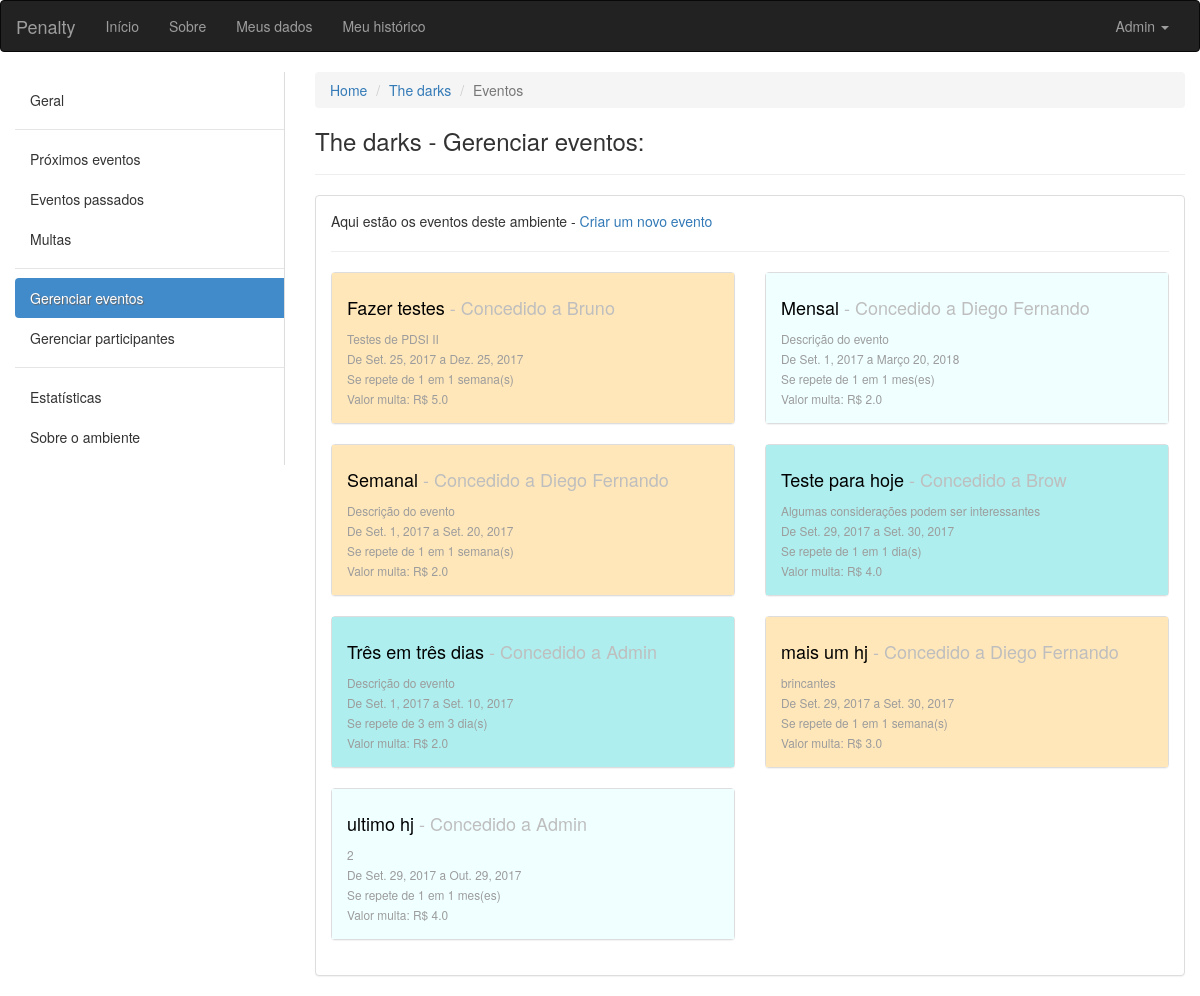
/ambiente/2/eventos/ (signed in), run on the app's committed database.
### ambiente/models.py (models this page shows, shortened)
class Ambiente(models.Model):
	nome = models.CharField(max_length=100, verbose_name='Nome', null=False, blank=False)
	descricao = models.CharField(max_length=100, verbose_name='Descrição', null=True, blank=False)
	endereco = models.CharField(max_length=150, verbose_name='Endereço', null=True, blank=False)
	criador = models.ForeignKey(User, verbose_name='Criador', null=False, blank=False, related_name='+')
	data_criacao = models.DateTimeField(default=timezone.now)
	participantes = models.ManyToManyField(User, verbose_name='Participantes', blank=True, related_name='+')
	def listar_eventos_agregados(self):
		return Evento.objects.filter(ambiente=self.pk).values('nome', 'criador', 'responsavel', 'descricao', 'data_inicio', 'data_fim', 'quantidade_intervalos_repeticao', 'valor_multa', 'intervalo', 'id_agrupador').annotate(dcount=Count('id_agrupador'))

class Evento(models.Model):
	INTERVALOS = (
        ('D', 'Dias'),
        ('S', 'Semanas'),
        ('M', 'Meses'),
    )
	nome = models.CharField(max_length=100, verbose_name='Nome', null=False, blank=False)
	descricao = models.CharField(max_length=100, verbose_name='Descrição', null=True, blank=False)
	criador = models.ForeignKey(User, verbose_name='Criador', null=False, blank=False, related_name='+', default=1)
	responsavel = models.ForeignKey(User, verbose_name='Responsavel pela tarefa', null=False, blank=False, related_name='+', default=1)
	ambiente = models.ForeignKey(Ambiente, verbose_name='Ambiente', null=False, blank=False, related_name='+')
	data_inicio = models.DateField(default=date.today)
	data_fim = models.DateField(verbose_name='Data de término')
	dia_evento = models.DateField()
	id_agrupador = models.IntegerField()
	valor_multa = models.FloatField(verbose_name='Valor da multa', blank=False, default=2.0)
	quantidade_intervalos_repeticao = models.IntegerField(verbose_name='Se repete em')
	intervalo = models.CharField(max_length=40, choices=INTERVALOS, null=False, blank=False)
	solicitacao_de_validacao = models.BooleanField(default=False)
	momento_da_solicitacao = models.DateTimeField(blank=True, null=True)

### ambiente/views.py (the view)
# urls.py: url(r'^(?P<pk>[0-9]+)/eventos/$', views.eventos, name='eventos'),
def eventos(request, pk):
	ambiente = get_object_or_404(Ambiente, pk=pk)
	get_object_or_404(ambiente.participantes, pk=request.user.pk)
	return render(request, 'eventos_ambiente.html', {'ambiente':ambiente, 'eventos':ambiente.listar_eventos_agregados()})

### ambiente/templatetags/aux_tags.py (called while the page is built)
@register.filter(name='typedata')
def typedata(value):
	if value == "D":
		return "dia(s)"
	elif value == "S":
		return "semana(s)"
	return "mes(es)"

@register.filter(name='firstnameaux')
def firstnameaux(value):
	return User.objects.get(pk=value).first_name

### ambiente/templates/eventos_ambiente.html (shortened to what this page needs)
{% extends "base.html" %}
{% load aux_tags %}
{% block conteudo %}
<div class="container-fluid">
	<div class="row">
		<div class="col-sm-3">
		    <nav class="nav-sidebar">
		        <ul class="nav">
		            <li><a href="{% url 'ambiente:ambiente' ambiente.pk %}">Geral</a></li>
		            <li class="nav-divider"></li>
		            <li><a href="{% url 'ambiente:proximos_eventos' ambiente.pk %}">Próximos eventos</a></li>
		            <li><a href="{% url 'ambiente:eventos_passados' ambiente.pk %}">Eventos passados</a></li>
		            <li><a href="{% url 'ambiente:eventos_multados' ambiente.pk %}">Multas</a></li>
		            <li class="nav-divider"></li>
		            <li class="active"><a href="{% url 'ambiente:eventos' ambiente.pk %}">Gerenciar eventos</a></li>
		            <li><a href="{% url 'ambiente:participantes' ambiente.pk %}">Gerenciar participantes</a></li>
		            <li class="nav-divider"></li>
		            <li><a href="javascript:;">Estatísticas</a></li>
		            <li><a href="javascript:;">Sobre o ambiente</a></li>
		        </ul>
		    </nav>
		</div>
	<div class="col-sm-9">
		<ol class="breadcrumb">
		  <li><a href="#">Home</a></li>
		  <li><a href="{% url 'ambiente:ambiente' ambiente.pk %}">{{ ambiente.nome }}</a></li>
		  <li class="active">Eventos</li>
		</ol>
		<h3>{{ ambiente.nome }} - Gerenciar eventos:</h3>
		<hr>
		<div class="panel panel-default">
		  <div class="panel-body">
		  <p>Aqui estão os eventos deste ambiente - <a href="{% url 'ambiente:novoevento' ambiente.pk %}">Criar um novo evento</a></p>
		  <hr>
		  <div class="row">
		  {% for evento in eventos %}
		  <div class="col-sm-6">
		  	<div class="panel panel-default">
		  	  {% if evento.intervalo == "D" %}
		  	  	<div class="panel-body dias">
		  	  {% elif evento.intervalo == "S" %}
		  	  	<div class="panel-body semanas">
		  	  {% else %}
		  	    <div class="panel-body meses">
		  	  {% endif %}
			    <h4><a href="{% url 'ambiente:evento' ambiente.pk evento.id_agrupador %}" class="titulopindex">{{ evento.nome }}</a><span class="pCinza"> - Concedido a {{ evento.responsavel|firstnameaux }}</span></h4>
			    <small class="pCinzaUser">
			    	{{ evento.descricao }}<br>
			    	De {{ evento.data_inicio }} a {{ evento.data_fim }}<br>
			    	Se repete de {{ evento.quantidade_intervalos_repeticao }} em {{ evento.quantidade_intervalos_repeticao }} {{ evento.intervalo|typedata }}<br>
			    	Valor multa: R$ {{ evento.valor_multa }}<br>
			    </small>
			  </div>
			</div>
		  </div>
		  {% endfor %}
		  </div>
		  </div>
		</div>
	</div>
</div>
{% endblock conteudo %}

### core/templates/base.html (shortened to what this page needs)
{% load staticfiles %}
<!DOCTYPE html>
<html lang="pt-br">
  <head>
    <link rel="stylesheet" href="{% static 'css/bootstrap.min.css' %}">
    <link rel="stylesheet" href="{% static 'css/custom.css' %}">
  </head>
  <body>
    <nav class="navbar navbar-inverse">
      <div class="container-fluid">
      <div class="navbar-header">
        <a class="navbar-brand" href="/">Penalty</a>
      </div>
      <div class="collapse navbar-collapse" id="bs-example-navbar-collapse-1">
        <ul class="nav navbar-nav">
          <li><a href="/">Início</a></li>
          <li><a href="#">Sobre</a></li>
          <li><a href="#">Meus dados</a></li>
          <li><a href="#">Meu histórico</a></li>
        </ul>
        {% if request.user.is_authenticated %}
        <ul class="nav navbar-nav navbar-right">
          <li class="dropdown">
            <a href="#" class="dropdown-toggle" data-toggle="dropdown" role="button" aria-haspopup="true" aria-expanded="false">{{ request.user.first_name }} <span class="caret"></span></a>
          </li>
        </ul>
        {% endif %}
      </div>
    </div>
    </nav>
    {% block conteudo %}
    {% endblock conteudo %}
  </body>
</html>

### core/static/css/custom.css (style rules this page uses)
.nav-sidebar { width: 100%; padding: 8px 0; border-right: 1px solid #ddd; }
.nav-sidebar a { color: #333; -webkit-transition: all 0.08s linear; -moz-transition: all 0.08s linear; -o-transition: all 0.08s linear; transition: all 0.08s linear; -webkit-border-radius: 4px 0 0 4px; -moz-border-radius: 4px 0 0 4px; border-radius: 4px 0 0 4px; }
.nav-sidebar .active a { cursor: default; background-color: #428bca; color: #fff; text-shadow: 1px 1px 1px #666; }
.dias { background-color: #AFEEEE; }
.semanas { background-color: #FFE7BA; }
.meses { background-color: #F0FFFF; }
.pCinza { color: #BEBEBE; }
.pCinzaUser { color: #9C9C9C; }
.titulopindex { color: #000000; }

### data on the page
Ambiente: nome "The darks"
Evento: nome "Teste para hoje", responsavel|firstnameaux "Brow", descricao "Algumas considerações podem ser interessantes", data_inicio "Set. 29, 2017", data_fim "Set. 30, 2017", quantidade_intervalos_repeticao "1", intervalo|typedata "dia(s)", valor_multa "4.0"
Evento: nome "mais um hj", responsavel|firstnameaux "Diego Fernando", descricao "brincantes", data_inicio "Set. 29, 2017", data_fim "Set. 30, 2017", quantidade_intervalos_repeticao "1", intervalo|typedata "semana(s)", valor_multa "3.0"
Evento: nome "ultimo hj", responsavel|firstnameaux "Admin", descricao "2", data_inicio "Set. 29, 2017", data_fim "Out. 29, 2017", quantidade_intervalos_repeticao "1", intervalo|typedata "mes(es)", valor_multa "4.0"

### other printed values
{{ request.user.first_name }} "Admin"
{{ evento.nome }} "Fazer testes" "Mensal" "Semanal" "Três em três dias"
{{ evento.responsavel|firstnameaux }} "Bruno" "Diego Fernando" "Diego Fernando" "Admin"
{{ evento.descricao }} "Testes de PDSI II" "Descrição do evento" "Descrição do evento" "Descrição do evento"
{{ evento.data_inicio }} "Set. 25, 2017" "Set. 1, 2017" "Set. 1, 2017" "Set. 1, 2017"
{{ evento.data_fim }} "Dez. 25, 2017" "Março 20, 2018" "Set. 20, 2017" "Set. 10, 2017"
{{ evento.quantidade_intervalos_repeticao }} "1" "1" "1" "3"
{{ evento.intervalo|typedata }} "semana(s)" "mes(es)" "semana(s)" "dia(s)"
{{ evento.valor_multa }} "5.0" "2.0" "2.0" "2.0"
